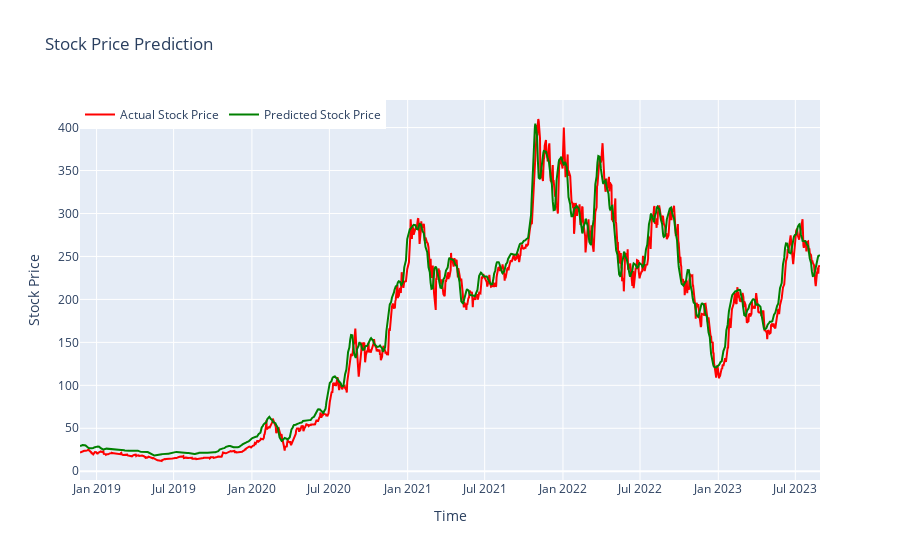

Here is the notebook cell this chart was saved with:
### Code cell
from plotly.subplots import make_subplots
fig = make_subplots(rows=1, cols=1)

actual_trace = go.Scatter(x=df['Date'].iloc[60:], y=y_test.flatten(), mode='lines', name='Actual Stock Price', line=dict(color='red'))
fig.add_trace(actual_trace)

predicted_trace = go.Scatter(x=df['Date'].iloc[60:], y=predicted_price.flatten(), mode='lines', name='Predicted Stock Price', line=dict(color='green'))
fig.add_trace(predicted_trace)

fig.update_layout(
    title="Stock Price Prediction",
    xaxis=dict(title="Time"),
    yaxis=dict(title="Stock Price"),
    legend=dict(x=0, y=1, traceorder="normal", orientation="h"),
)

iplot(fig)

### Figure 1 — Plotly figure (JSON) as saved in the notebook; plotly's stock layout.template omitted (floating-point values rounded to 4 significant figures; data arrays with more than 128 entries replaced by an {"elided": "..."} marker saying what was removed)
{"data": [{"line": {"color": "red"}, "mode": "lines", "name": "Actual Stock Price", "type": "scatter", "x": {"elided": "1197 str values"}, "y": {"elided": "1197 float values"}}, {"line": {"color": "green"}, "mode": "lines", "name": "Predicted Stock Price", "type": "scatter", "x": {"elided": "1197 str values"}, "y": {"elided": "1197 float values"}}], "layout": {"legend": {"orientation": "h", "traceorder": "normal", "x": 0, "y": 1}, "title": {"text": "Stock Price Prediction"}, "xaxis": {"anchor": "y", "domain": [0, 1], "title": {"text": "Time"}}, "yaxis": {"anchor": "x", "domain": [0, 1], "title": {"text": "Stock Price"}}}}
